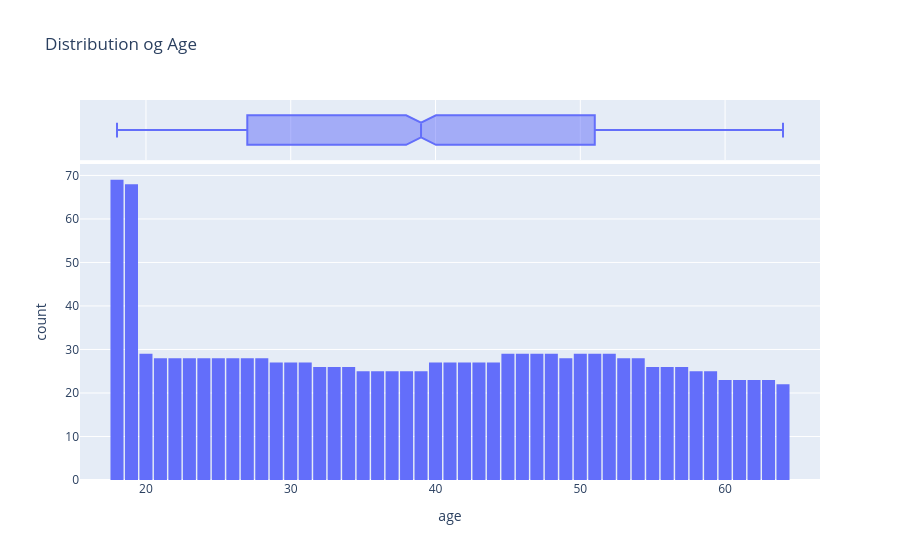

The notebook cell saved with this chart:
### Code cell
fig = px.histogram(df, x = 'age', marginal = 'box', nbins = 47, title = 'Distribution og Age') 
fig.update_layout(bargap = 0.1)
fig.show()

### Figure 1 — Plotly figure (JSON) as saved in the notebook; plotly's stock layout.template omitted (floating-point values rounded to 4 significant figures; data arrays with more than 128 entries replaced by an {"elided": "..."} marker saying what was removed)
{"data": [{"bingroup": "x", "hovertemplate": "age=%{x}<br>count=%{y}<extra></extra>", "legendgroup": "", "marker": {"color": "#636efa", "pattern": {"shape": ""}}, "name": "", "nbinsx": 47, "orientation": "v", "showlegend": false, "type": "histogram", "x": {"elided": "1338 int values"}, "xaxis": "x", "yaxis": "y"}, {"hovertemplate": "age=%{x}<extra></extra>", "legendgroup": "", "marker": {"color": "#636efa"}, "name": "", "notched": true, "showlegend": false, "type": "box", "x": {"elided": "1338 int values"}, "xaxis": "x2", "yaxis": "y2"}], "layout": {"bargap": 0.1, "barmode": "relative", "legend": {"tracegroupgap": 0}, "title": {"text": "Distribution og Age"}, "xaxis": {"anchor": "y", "domain": [0, 1], "title": {"text": "age"}}, "xaxis2": {"anchor": "y2", "domain": [0, 1], "matches": "x", "showgrid": true, "showticklabels": false}, "yaxis": {"anchor": "x", "domain": [0, 0.8316], "title": {"text": "count"}}, "yaxis2": {"anchor": "x2", "domain": [0.8416, 1], "matches": "y2", "showgrid": false, "showline": false, "showticklabels": false, "ticks": ""}}}
